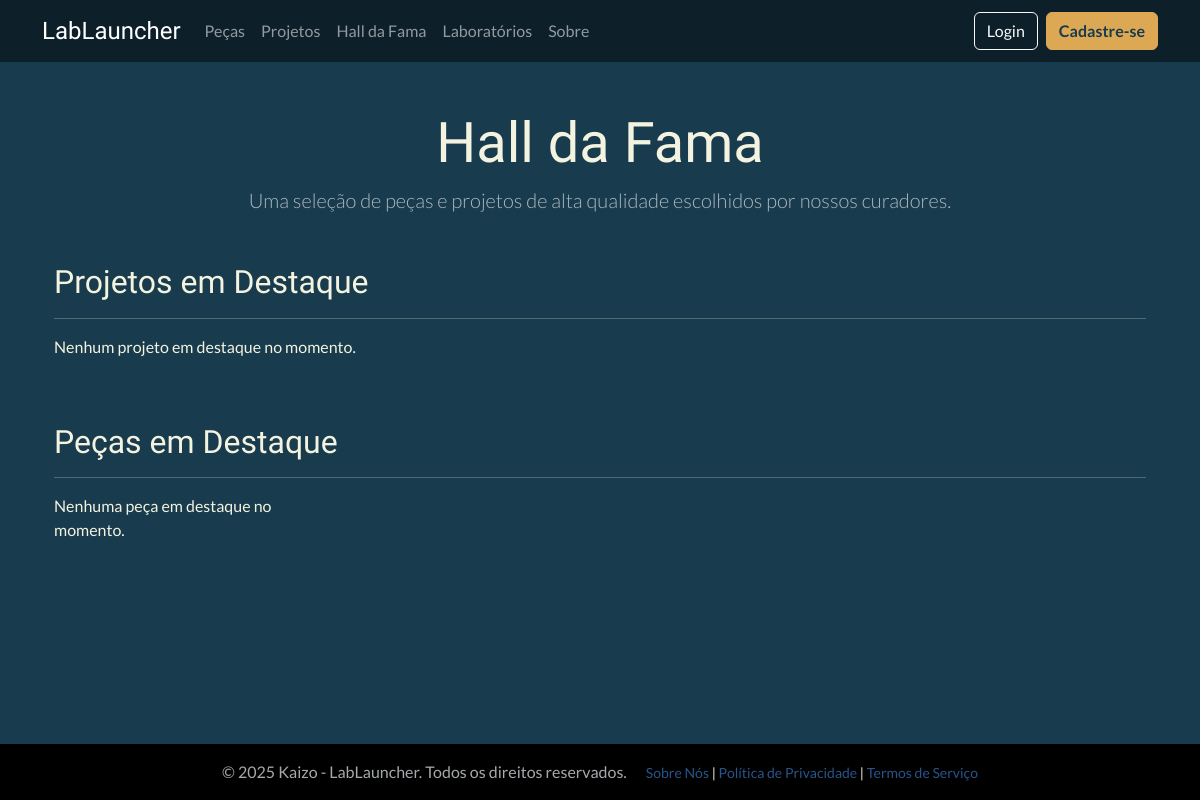
Page /hall-of-fame/ on the earlier database version.
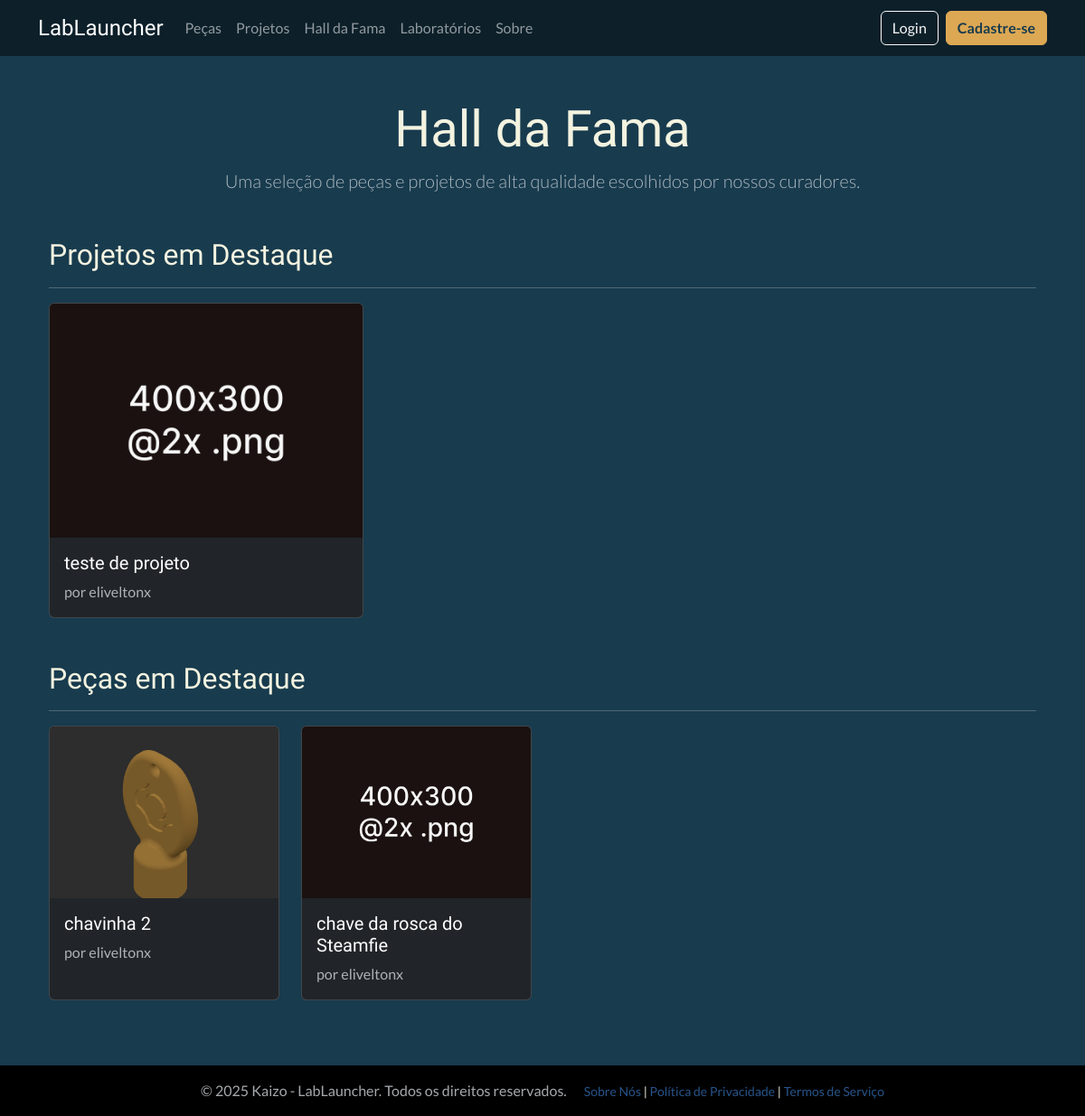
Same page on the later database version.
### catalog/models.py (models this page shows, shortened)
class Project(models.Model):
    STATUS_CHOICES = (('in_review', 'Em Revisão'), ('approved', 'Aprovado'), ('rejected', 'Rejeitado'))
    thumbnail = models.ImageField(
        upload_to='part_thumbnails/', # Pasta dentro de 'media' onde as imagens serão salvas
        storage=storage_para_usar,
        verbose_name='Thumbnail',
        null=True, # O campo é opcional
        blank=True # O campo pode ser deixado em branco no formulário
    )
    is_hall_of_fame = models.BooleanField(default=False, verbose_name="Destaque (Hall da Fama)")
    title = models.CharField(max_length=255, verbose_name='Título do Projeto')
    description = RichTextUploadingField(verbose_name='Descrição Detalhada')
    author = models.ForeignKey(settings.AUTH_USER_MODEL, on_delete=models.SET_NULL, null=True, verbose_name='Autor')
    category = models.ForeignKey(ProjectCategory, on_delete=models.SET_NULL, null=True, verbose_name='Categoria do Projeto')
    parts_used = models.ManyToManyField(Part, blank=True, verbose_name='Peças Utilizadas')
    status = models.CharField(max_length=10, choices=STATUS_CHOICES, default='in_review', verbose_name='Status')
    created_at = models.DateTimeField(auto_now_add=True, verbose_name='Data de Criação')
    updated_at = models.DateTimeField(auto_now=True, verbose_name='Última Atualização')
    class Meta:
        verbose_name = 'Projeto'
        verbose_name_plural = 'Projetos'
        ordering = ['-created_at']
    def get_absolute_url(self):
        return reverse('catalog:project-detail', kwargs={'pk': self.pk})

class Part(models.Model):
    STATUS_CHOICES = (('in_review', 'Em Revisão'), ('approved', 'Aprovado'), ('rejected', 'Rejeitado'))
    thumbnail = models.ImageField(
        upload_to='part_thumbnails/', # Pasta dentro de 'media' onde as imagens serão salvas
        storage=storage_para_usar,
        verbose_name='Thumbnail',
        null=True, # O campo é opcional
        blank=True # O campo pode ser deixado em branco no formulário
    )
    is_hall_of_fame = models.BooleanField(default=False, verbose_name="Destaque (Hall da Fama)")
    name = models.CharField(max_length=200, verbose_name='Nome da Peça')
    description = models.TextField(verbose_name='Descrição')
    category = models.ForeignKey(PartCategory, on_delete=models.SET_NULL, null=True, verbose_name='Categoria da Peça')
    author = models.ForeignKey(settings.AUTH_USER_MODEL, on_delete=models.SET_NULL, null=True, verbose_name='Autor')
    stl_file = models.FileField(upload_to='parts_stl/', storage=storage_para_usar, verbose_name='Arquivo STL')
    camera_pos_x = models.FloatField(null=True, blank=True, verbose_name="Câmera Posição X")
    camera_pos_y = models.FloatField(null=True, blank=True, verbose_name="Câmera Posição Y")
    camera_pos_z = models.FloatField(null=True, blank=True, verbose_name="Câmera Posição Z")
    status = models.CharField(max_length=10, choices=STATUS_CHOICES, default='in_review', verbose_name='Status')
    created_at = models.DateTimeField(auto_now_add=True, verbose_name='Data de Criação')
    updated_at = models.DateTimeField(auto_now=True, verbose_name='Última Atualização')
    class Meta:
        verbose_name = 'Peça'
        verbose_name_plural = 'Peças'
        ordering = ['-created_at']
    def get_absolute_url(self):
        return reverse('catalog:part-detail', kwargs={'pk': self.pk})

### users/models.py (models this page shows, shortened)
class CustomUser(AbstractUser):
    profile_picture = models.ImageField(
        upload_to='profile_pics/',
        storage=storage_para_usar,
        null=True,
        blank=True,
        verbose_name='Foto do Perfil'
    )
    is_approved = models.BooleanField(
        default=False,
        verbose_name='Aprovado pela Curadoria',
        help_text='Indica se o usuário foi aprovado para acessar o conteúdo.'
    )
    groups = models.ManyToManyField(
        Group,
        verbose_name='groups',
        blank=True,
        help_text='The groups this user belongs to. A user will get all permissions granted to each of their groups.',
        related_name="customuser_set", # Nome único para o acesso reverso
        related_query_name="user",
    )
    user_permissions = models.ManyToManyField(
        Permission,
        verbose_name='user permissions',
        blank=True,
        help_text='Specific permissions for this user.',
        related_name="customuser_set", # Nome único para o acesso reverso
        related_query_name="user",
    )

### pages/views.py (the view)
# urls.py: path('hall-of-fame/', hall_of_fame_view, name='hall-of-fame'),
def hall_of_fame_view(request):
    featured_parts = Part.objects.filter(is_hall_of_fame=True, status='approved')
    featured_projects = Project.objects.filter(is_hall_of_fame=True, status='approved')
    context = {
        'featured_parts': featured_parts,
        'featured_projects': featured_projects,
    }
    return render(request, 'pages/hall_of_fame.html', context)

### pages/templates/pages/hall_of_fame.html (shortened to what this page needs)
{% extends "base.html" %}
{% load static %}
{% block content %}
<div class="container mt-4">
    <div class="text-center mb-5">
        <h1 class="display-4">Hall da Fama</h1>
        <p class="lead text-muted">Uma seleção de peças e projetos de alta qualidade escolhidos por nossos curadores.</p>
    </div>
    <h2>Projetos em Destaque</h2>
    <hr>
    <div class="row row-cols-1 row-cols-sm-2 row-cols-md-3 g-4 mb-5">
        {% for project in featured_projects %}
            <div class="col">
                <div class="card h-100 text-bg-dark">
                    <a href="{{ project.get_absolute_url }}">
                        {% if project.thumbnail %}
                            <img src="{{ project.thumbnail.url }}" class="card-img-top" alt="{{ project.title }}">
                        {% else %}
                            <img src="{% static 'images/placeholder.png' %}" class="card-img-top" alt="Placeholder">
                        {% endif %}
                    </a>
                    <div class="card-body">
                        <h5 class="card-title">{{ project.title }}</h5>
                        <p class="card-text text-muted">por {{ project.author.username }}</p>
                    </div>
                </div>
            </div>
        {% empty %}
            <p>Nenhum projeto em destaque no momento.</p>
        {% endfor %}
    </div>
    <h2>Peças em Destaque</h2>
    <hr>
    <div class="row row-cols-1 row-cols-sm-2 row-cols-md-4 g-4 mb-5">
        {% for part in featured_parts %}
             <div class="col">
                <div class="card h-100 text-bg-dark">
                     <a href="{{ part.get_absolute_url }}">
                        {% if part.thumbnail %}
                            <img src="{{ part.thumbnail.url }}" class="card-img-top" alt="{{ part.name }}">
                        {% else %}
                            <img src="{% static 'images/placeholder.png' %}" class="card-img-top" alt="Placeholder">
                        {% endif %}
                    </a>
                    <div class="card-body">
                        <h5 class="card-title">{{ part.name }}</h5>
                        <p class="card-text text-muted">por {{ part.author.username }}</p>
                    </div>
                </div>
            </div>
        {% empty %}
            <p>Nenhuma peça em destaque no momento.</p>
        {% endfor %}
    </div>
</div>
{% endblock %}

Differences in the rows shown:
added Project: title "teste de projeto", author.username "eliveltonx"
added Part: thumbnail (picture), name "chavinha 2", author.username "eliveltonx"
added Part: name "chave da rosca do Steamfie", author.username "eliveltonx"
Other differences:
text no longer shown: "Nenhum projeto em destaque no momento. Nenhuma peça em destaque no momento."
